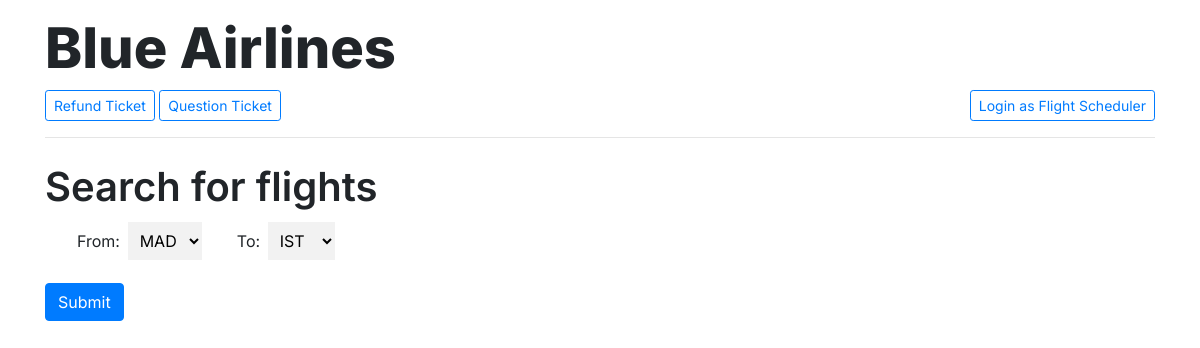
The app's page /, older data.
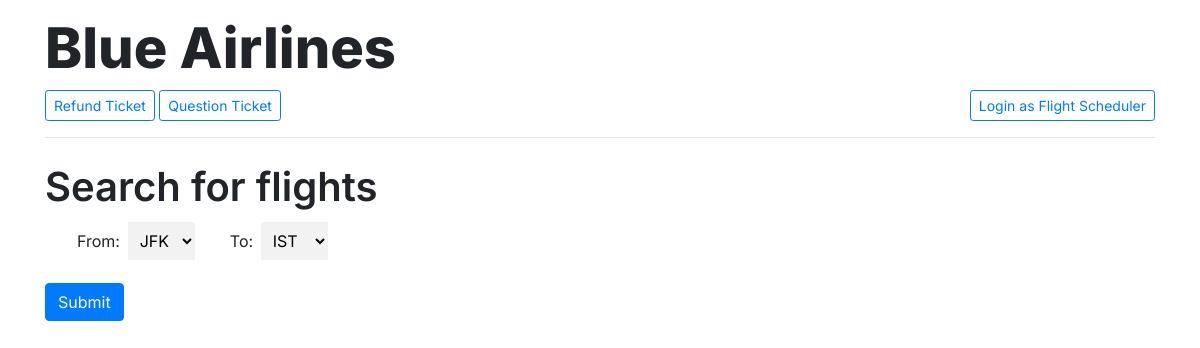
The same page, newer data.
### airlinecontroller/models.py (models this page shows, shortened)
class Flight(models.Model):
    departure_airport = models.CharField(max_length=5)
    destination_airport = models.CharField(max_length=5)
    departure_date = models.DateTimeField("Departure Date")
    arrival_date = models.DateTimeField("Arrival Date")
    gate_number = models.CharField(max_length=10, default="")
    price = models.IntegerField(default=0)
    airplane = models.ForeignKey("Airplane", on_delete=models.CASCADE, related_name="flights")
    flight_crew = models.ForeignKey("FlightCrew", on_delete=models.CASCADE, related_name="flights")
    flight_scheduler = models.ForeignKey("User", on_delete=models.CASCADE, related_name="flights")

### airlinecontroller/views.py (the view)
# urls.py: path("", views.index, name="index"),
def index(request):
    flights = Flight.objects.all()
    departure_airports = set()
    destination_airports = set()
    for flight in flights:
        departure_airports.add(flight.departure_airport)
        destination_airports.add(flight.destination_airport)
    return render(request, "airlinecontroller/index.html", {
        "departure_airports": departure_airports,
        "destination_airports": destination_airports
        })

### airlinecontroller/templates/airlinecontroller/index.html (shortened to what this page needs)
{% extends "airlinecontroller/layout.html" %}
{% load static %}
{% block body %}
    <h1 class="available_flights_header">Search for flights</h1>
    <form action="{% url 'available_flights' %}" method="POST">
        <div class="filter-flight-container">
            <div class="filter-menu"> From:
                <select id="departure_select" name="departure_select">
                    {% for dep in departure_airports %}
                        <option value="{{ dep }}">{{ dep }}</option>
                    {% endfor %}
                </select>
            </div>
            <div class="filter-menu"> To:
                <select id="destination_select" name="destination_select">
                    {% for des in destination_airports %}
                        <option value="{{ des }}">{{ des }}</option>
                    {% endfor %}
                </select>
            </div>
        </div>
        <input type="submit" class="btn btn-primary"/>
    </form>
{% endblock %}

Row changes from the older to the newer data that the page shows:
removed Flight: departure_select "MAD", destination_select "IST"
added Flight: departure_select "JFK"
added Flight: destination_select "IST"
